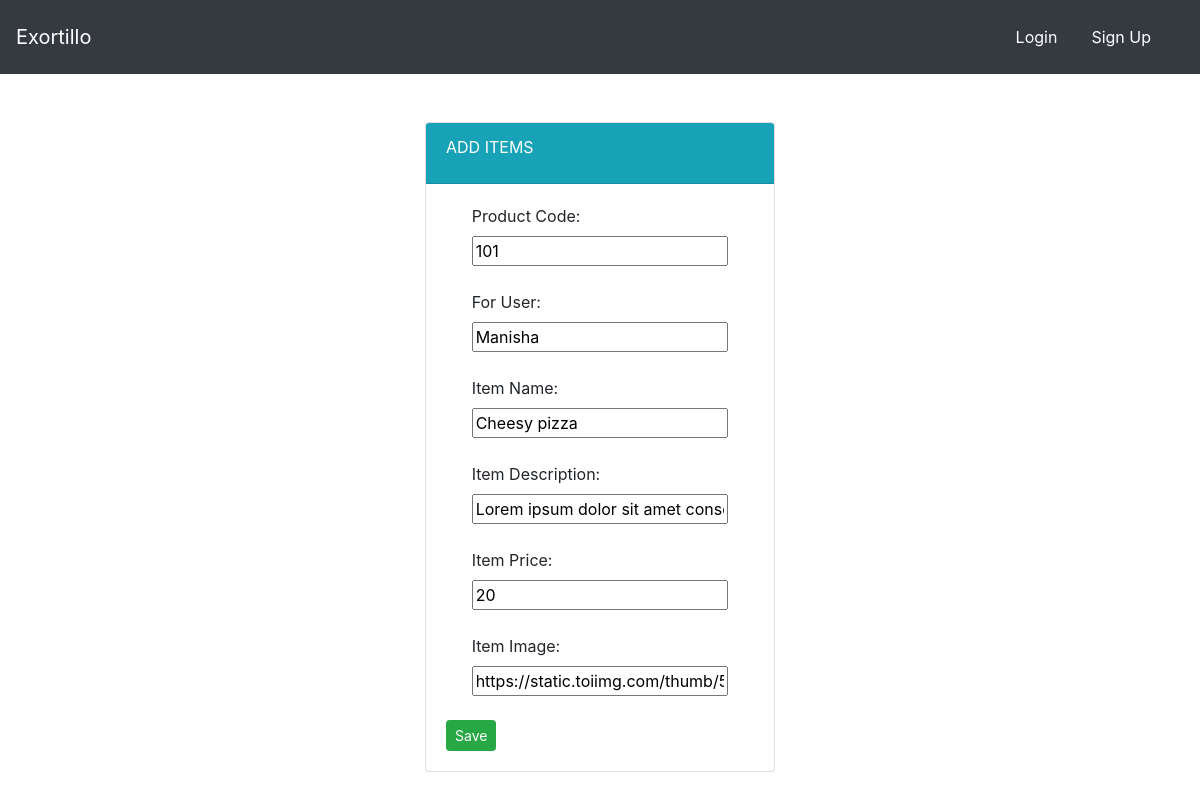
Before: /food/update/1/ with the older database file.
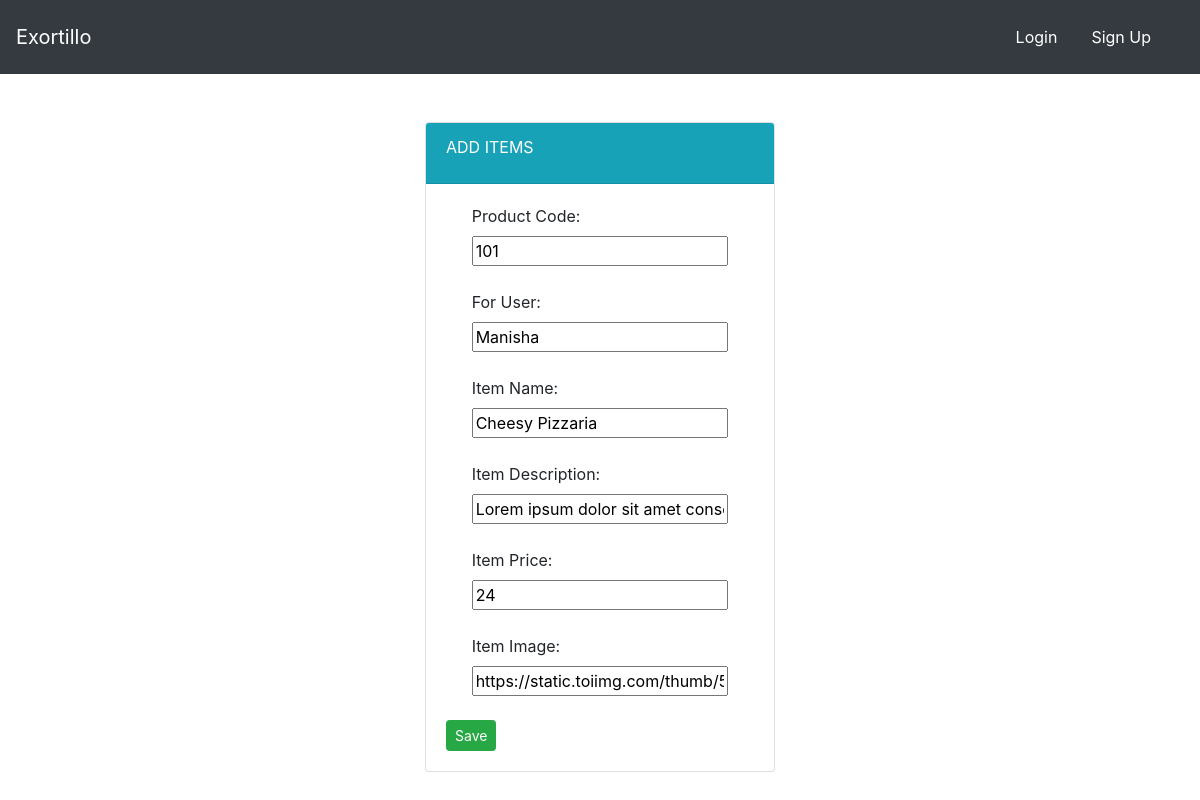
After: the same page with the newer database file.
### food/models.py (models this page shows, shortened)
class Item(models.Model):
    user = models.ForeignKey(
        User,
        on_delete = models.CASCADE,
        default=1
    )
    prod_code = models.IntegerField(default=100)
    for_user = models.CharField(
        max_length=100,
        default="xyz"
        )
    item_name = models.CharField(max_length=50)
    item_desc = models.CharField(
        max_length=500,
        default='''Lorem ipsum dolor sit amet consectetur adipisicing elit. Odit molestias nobis incidunt laudantium molestiae recusandae
officiis! Praesentium magni dicta ipsa? Quisquam earum explicabo iusto quae est id sapiente ad natus.'''
        )
    item_price = models.IntegerField()
    item_image = models.CharField(
        max_length=500,
        default="https://img.freepik.com/free-vector/fast-food-black-background-poster_1284-14589.jpg?w=2000"
    )

### food/views.py (the view, shortened to what this page needs)
# urls.py: path("update/<int:id>/",views.update_item, name="update_item"),
def update_item(request,id):
    item = Item.objects.get(pk=id)
    form = ItemForm(request.POST or None, instance=item)
    context = {
        "form":form
    }
    return render(request,"food/item-form.html",context)

### food/forms.py
class ItemForm(forms.ModelForm):
    class Meta:
        model = Item
        fields = ["prod_code", "for_user","item_name","item_desc","item_price","item_image"]

### food/templates/food/item-form.html (shortened to what this page needs)
{% extends 'food/base.html' %}
{% block body %}
<div class="container">
    <div class="row">
        <div class="col-md-4 offset-md-4">
            <div class="card">
                <div class="card-header text-white bg-info">
                    <div class="card-title">
                        ADD ITEMS
                    </div>
                </div>
                <div class="card-body">
                    <form method="post">
                        <label class="offset-md-1">Product Code: </label><br>
                        <span class="offset-md-1">{{ form.prod_code }}</span><br>
                        <br><label class="offset-md-1">For User: </label><br>
                        <span class="offset-md-1">{{ form.for_user }}</span><br>
                        <br><label class="offset-md-1">Item Name: </label><br>
                        <span class="offset-md-1">{{ form.item_name }}</span><br>
                        <br><label class="offset-md-1"> Item Description: </label><br>
                        <span class="offset-md-1">{{ form.item_desc }}</span><br>
                        <br><label class="offset-md-1">Item Price: </label><br>
                        <span class="offset-md-1">{{ form.item_price }}</span><br>
                        <br><label class="offset-md-1">Item Image: </label><br>
                        <span class="offset-md-1">{{ form.item_image }}</span><br>
                        <br><button class="btn btn-success btn-sm" type="submit">Save</button>
                    </form>
                </div>
                </div>
            </div>
        </div>
    </div>
{% endblock %}

### food/templates/food/base.html (shortened to what this page needs)
{% load static %}
<!DOCTYPE html>
<html lang="en">
<head>
    <link rel="stylesheet" href="{% static 'food/style.css' %}">
    <link rel="stylesheet" href="https://cdn.jsdelivr.net/npm/bootstrap@4.3.1/dist/css/bootstrap.min.css"
>
</head>
<body>
    <nav class="navbar navbar-dark bg-dark">
        <a href="{% url 'food:index' %}" class="navbar-brand">
            Exortillo
        </a>
        <div class="navbar">
            {% if user.is_superuser %}
            <a href="{% url 'food:create_item' %}" class="nav-item nav-link btn btn-dark">
                Add item
            </a>
            <a href="{% url 'profile' %}" class="nav-item nav-link btn btn-dark">
                Profile
            </a>
            <a href="{% url 'logout' %}" class="nav-item nav-link btn btn-dark">
                Logout
            </a>
            {% else %}
            <a href="{% url 'login' %}" class="nav-item nav-link btn btn-dark">
                Login
            <a href="{% url 'register' %}" class="nav-item nav-link btn btn-dark">
                Sign Up
            {% endif %}
            </a>
        </div>
    </nav>
    {% block body %}
    {% endblock %}
</body>
</html>

### food/static/food/style.css (style rules this page uses)
body { background-color: aquamarine; }

Changed rows visible on the page:
changed Item "Manisha": item_name "Cheesy pizza" → "Cheesy Pizzaria"; item_price "20" → "24"
